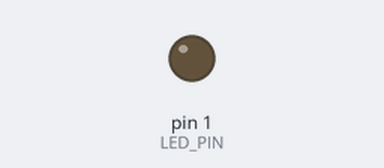
Simulated run of this sketch. Board: Arduino Uno, built with avr-gcc and run on an emulated ATmega328P. Shown: output pins drawn as LEDs (lit = HIGH). Random numbers use the default seed unless the sketch sets one.

Above: at 0.1 s.
At 10.8 s:
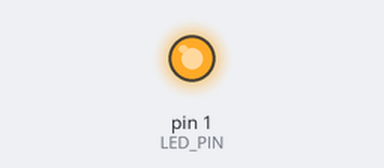
Timing chart, 0 to 40.0 s (numbered marks = the images above):
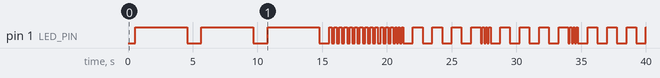

Measured:
- by itself, pin 1 (LED_PIN): LOW → HIGH at 0.56 s, → LOW 4.0 s later, → HIGH 1.1 s later, → LOW 4.0 s later, … (73 changes in this stretch)

The sketch:

The_Internet.ino
```cpp
// (licence header left out)
// ***
// *** The pin on which the LED is connected.
// ***
#define LED_PIN 1

// ***
// *** Gamma correction for the LED fading. This
// *** gamma is for an LED with the anode connected
// *** to the pin, so the value should be reversed
// *** (255 - value).
// ***
const uint8_t gamma[] =
{
  0,  0,  0,  0,  0,  0,  0,  0,  0,  0,  0,  0,  0,  0,  0,  0,
  0,  0,  0,  0,  0,  0,  0,  0,  0,  0,  0,  0,  1,  1,  1,  1,
  1,  1,  1,  1,  1,  1,  1,  1,  1,  2,  2,  2,  2,  2,  2,  2,
  2,  3,  3,  3,  3,  3,  3,  3,  4,  4,  4,  4,  4,  5,  5,  5,
  5,  6,  6,  6,  6,  7,  7,  7,  7,  8,  8,  8,  9,  9,  9, 10,
  10, 10, 11, 11, 11, 12, 12, 13, 13, 13, 14, 14, 15, 15, 16, 16,
  17, 17, 18, 18, 19, 19, 20, 20, 21, 21, 22, 22, 23, 24, 24, 25,
  25, 26, 27, 27, 28, 29, 29, 30, 31, 32, 32, 33, 34, 35, 35, 36,
  37, 38, 39, 39, 40, 41, 42, 43, 44, 45, 46, 47, 48, 49, 50, 50,
  51, 52, 54, 55, 56, 57, 58, 59, 60, 61, 62, 63, 64, 66, 67, 68,
  69, 70, 72, 73, 74, 75, 77, 78, 79, 81, 82, 83, 85, 86, 87, 89,
  90, 92, 93, 95, 96, 98, 99, 101, 102, 104, 105, 107, 109, 110, 112, 114,
  115, 117, 119, 120, 122, 124, 126, 127, 129, 131, 133, 135, 137, 138, 140, 142,
  144, 146, 148, 150, 152, 154, 156, 158, 160, 162, 164, 167, 169, 171, 173, 175,
  177, 180, 182, 184, 186, 189, 191, 193, 196, 198, 200, 203, 205, 208, 210, 213,
  215, 218, 220, 223, 225, 228, 231, 233, 236, 239, 241, 244, 247, 249, 252, 255
};

void setup()
{
  digitalWrite(LED_PIN, HIGH);
}

void loop()
{
  // ***
  // *** The first parameter is the number of times
  // *** to repeat. The second paramter is the delay
  // *** between changes; this controls the speed
  // *** of the effect.
  // ***
  breath(random(2, 8) , 10);

  // ***
  // *** The first parameter is the number of times
  // *** to repeat. The second parameter is the delay
  // *** between the on and off. Use a random delay
  // *** between 0.15 and 1.20 seconds.
  // ***
  flash(random(5, 100) , random(150, 1200));

  // ***
  // *** The first parameter is the number of times
  // *** to repeat. The second parameter is the number
  // *** of short pulses while the third parameter
  // *** is the number of long pulses.
  // ***
  signal(random(5, 100) , random(2, 5), random(2, 5));
}

// ***
// *** Fade the LED. Since the LED is wired
// *** with the cathode to the pin, a value
// *** of 255 turns the LED off.
// ***
void breath(uint16_t repeatCount, uint32_t delayTime)
{
  for (uint16_t i = 0; i < repeatCount; i++)
  {
    // ***
    // *** Fade the LED from off to on using
    // *** gamma correction to make it more
    // *** natural.
    // ***
    for (uint8_t j = 255; j > 0; j--)
    {
      analogWrite(LED_PIN, 255 - gamma[j]);
      delay(delayTime);
    }

    // ***
    // *** Fade the LED from on to off using
    // *** gamma correction to make it more
    // *** natural.
    // ***
    for (uint8_t k = 0; k < 255; k++)
    {
      analogWrite(LED_PIN, 255 - gamma[k]);
      delay(delayTime);
    }
  }
}

// ***
// *** Flashes the LED on and off the number
// *** of times specified. The delayTime is
// *** the amount of time between the on and
// *** off event.
// ***
void flash(uint16_t repeatCount, uint32_t delayTime)
{
  // ***
  // *** Make sure the pin is set for output.
  // ***
  pinMode(1, OUTPUT);

  // ***
  // *** Turn the LED on and off the specified
  // *** number of times.
  // ***
  for (uint16_t i = 0; i < repeatCount; i++)
  {
    digitalWrite(LED_PIN, LOW);
    delay(delayTime);
    digitalWrite(LED_PIN, HIGH);
    delay(delayTime);
  }
}

void signal(uint16_t repeatCount, uint8_t shortPulseCount, uint8_t longPulseCount)
{
  // ***
  // *** Turn the LED on and off the specified
  // *** number of times.
  // ***
  for (uint16_t i = 0; i < repeatCount; i++)
  {
    // ***
    // *** Turn the LED on and off the specified
    // *** number of times fast.
    // ***
    for (uint8_t j = 0; j < shortPulseCount; j++)
    {
      digitalWrite(LED_PIN, LOW);
      delay(125);
      digitalWrite(LED_PIN, HIGH);
      delay(125);
    }

    // ***
    // *** Turn the LED on and off the specified
    // *** number of times slow.
    // ***
    for (uint8_t k = 0; k < longPulseCount; k++)
    {
      digitalWrite(LED_PIN, LOW);
      delay(750);
      digitalWrite(LED_PIN, HIGH);
      delay(750);
    }
  }
}
```
